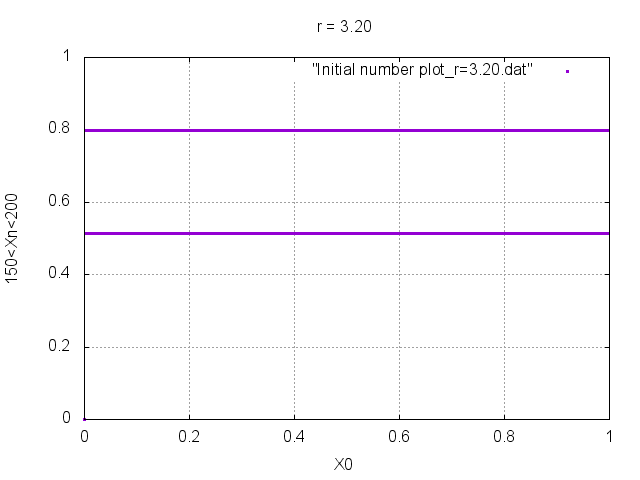

The script that saved this image:
set grid
set title "r = 3.20"
set xrange [0:1]
set yrange [0:1]
set xlabel "X0"
set ylabel "150<Xn<200"
plot "Initial number plot_r=3.20.dat"with points pt 5 ps 0.2
pause 2
set terminal png
set output "Initial number plot_r=3.20.png"
replot
set terminal x11
